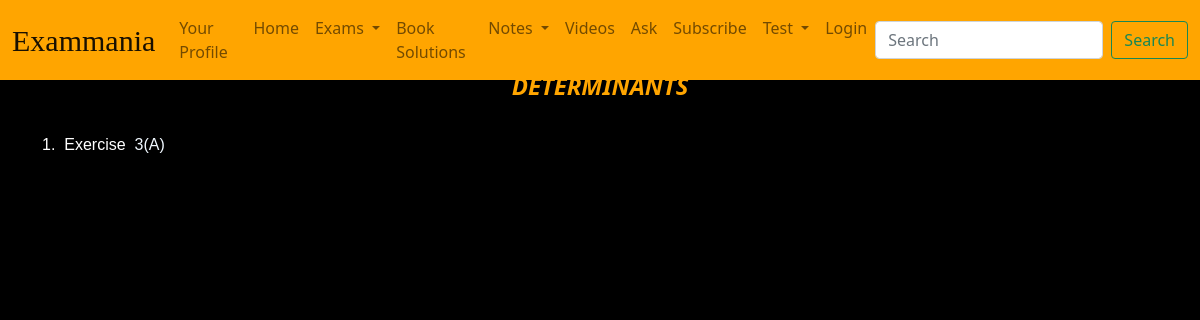
Before: /home/exercise-list/A Text Book of Algebra/DETERMINANTS/ with the older database file.
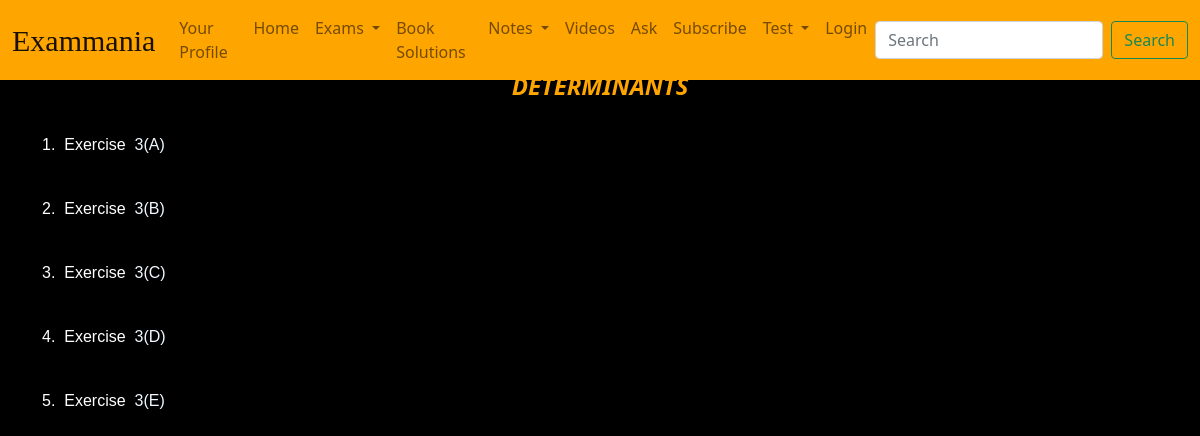
After: the same page with the newer database file.
### main/models.py (models this page shows, shortened)
class Exercise(models.Model):
    name= models.CharField(max_length=250)
    questions= models.ManyToManyField(BookQuestion, related_name="Exercises", blank=True)
    chapter= models.ForeignKey(Chapter, related_name="exercises", on_delete=models.CASCADE)

### main/views.py (the view)
# urls.py: path("exercise-list/<str:book_name>/<str:chapter_name>/", views.exerciselist, name="exercise_list"),
def exerciselist(request, book_name, chapter_name):
  book=Book.objects.get(name=book_name)
  chapter = Chapter.objects.get(book__name=book_name, name=chapter_name)
  exercises = Exercise.objects.filter(chapter=chapter)
  dic={
    "Exercises": exercises,
    "Chapter": chapter,
    "Book":book,
    "no":0
  }
  print(book.name)
  print(chapter.name)
  return render(request, "main/exerciselist.html", dic)

### templates/main/exerciselist.html (shortened to what this page needs)
{% extends 'main/base.html' %}
{% load static %}
{% block extrahead %}
<link rel="stylesheet" href="{% static 'main/css/exerciselist.css' %}">
{% endblock %}
{% block body %}
<div class="container">
    <h1 id="heading">{{ Chapter.name }}</h1>
    {% for exercise in Exercises %}
    <p id="exercise_name">{{ forloop.counter }}.&nbsp;&nbsp;Exercise&nbsp;&nbsp;<a
            href="{% url 'main:exercise_solution' Book.name Chapter.name exercise.name 0 %}">{{ exercise.name }}</a>
    </p>
    {% endfor %}
</div>
{% endblock %}

Changed rows visible on the page:
added Exercise: name "3(B)"
added Exercise: name "3(C)"
added Exercise: name "3(D)"
added Exercise: name "3(E)"
